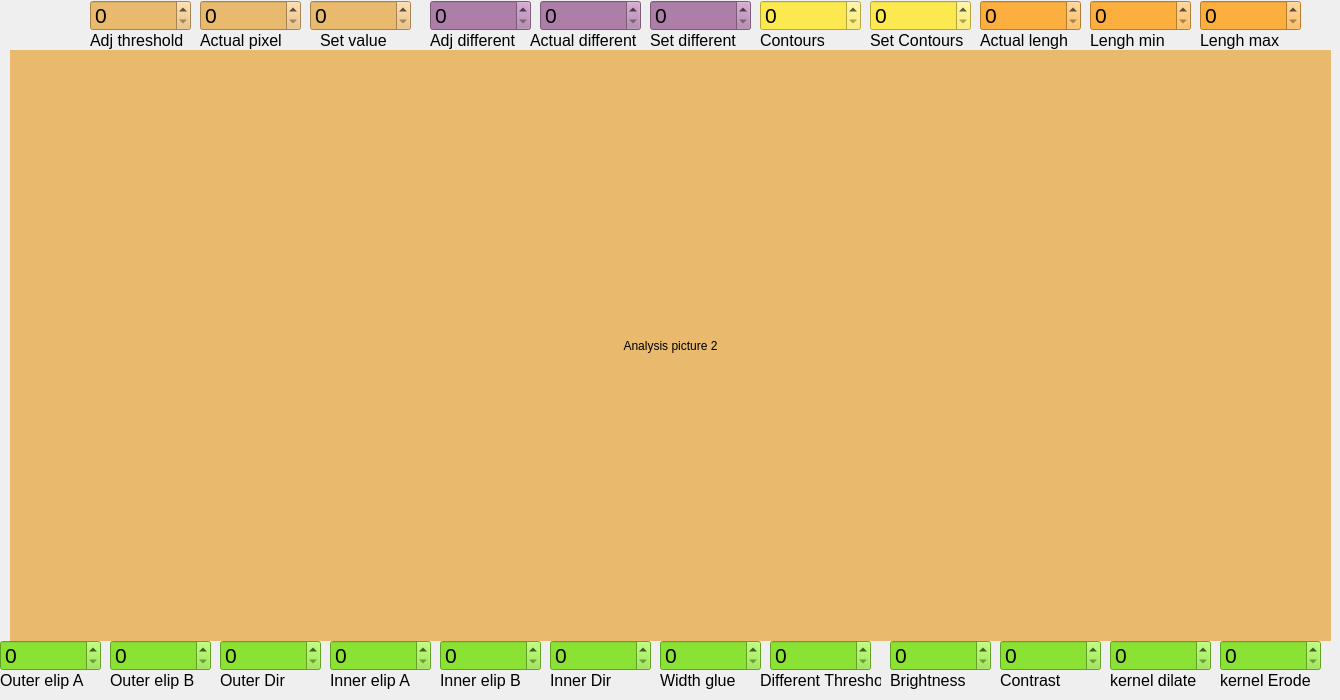
     <widget class="QWidget" name="page_3">
      <widget class="QSpinBox" name="actualpixel2box">
       <property name="geometry">
        <rect>
         <x>200</x>
         <y>0</y>
         <width>101</width>
         <height>31</height>
        </rect>
       </property>
       <property name="font">
        <font>
         <pointsize>16</pointsize>
        </font>
       </property>
       <property name="styleSheet">
        <string notr="true">background-color: rgb(233, 185, 110);</string>
       </property>
       <property name="maximum">
        <number>999999</number>
       </property>
      </widget>
      <widget class="QLabel" name="thresh_ok_2">
       <property name="geometry">
        <rect>
         <x>320</x>
         <y>20</y>
         <width>101</width>
         <height>41</height>
        </rect>
       </property>
       <property name="font">
        <font>
         <pointsize>12</pointsize>
        </font>
       </property>
       <property name="text">
        <string>&lt;html&gt;&lt;head/&gt;&lt;body&gt;&lt;p&gt;Set value&lt;/p&gt;&lt;/body&gt;&lt;/html&gt;</string>
       </property>
      </widget>
      <widget class="QSpinBox" name="outerelipb2box">
       <property name="geometry">
        <rect>
         <x>110</x>
         <y>640</y>
         <width>101</width>
         <height>31</height>
        </rect>
       </property>
       <property name="font">
        <font>
         <pointsize>16</pointsize>
        </font>
       </property>
       <property name="styleSheet">
        <string notr="true">background-color: rgb(138, 226, 52);</string>
       </property>
       <property name="maximum">
        <number>999999</number>
       </property>
      </widget>
      <widget class="QSpinBox" name="setvalue2box">
       <property name="geometry">
        <rect>
         <x>310</x>
         <y>0</y>
         <width>101</width>
         <height>31</height>
        </rect>
       </property>
       <property name="font">
        <font>
         <pointsize>16</pointsize>
        </font>
       </property>
       <property name="styleSheet">
        <string notr="true">
background-color: rgb(233, 185, 110);</string>
       </property>
       <property name="maximum">
        <number>999999</number>
       </property>
      </widget>
      <widget class="QLabel" name="numberconok_2">
       <property name="geometry">
        <rect>
         <x>430</x>
         <y>20</y>
         <width>111</width>
         <height>41</height>
        </rect>
       </property>
       <property name="font">
        <font>
         <pointsize>12</pointsize>
        </font>
       </property>
       <property name="text">
        <string>&lt;html&gt;&lt;head/&gt;&lt;body&gt;&lt;p&gt;Adj different&lt;/p&gt;&lt;/body&gt;&lt;/html&gt;</string>
       </property>
      </widget>
      <widget class="QLabel" name="AreaOK_2">
       <property name="geometry">
        <rect>
         <x>650</x>
         <y>30</y>
         <width>101</width>
         <height>21</height>
        </rect>
       </property>
       <property name="font">
        <font>
         <pointsize>12</pointsize>
        </font>
       </property>
       <property name="text">
        <string>&lt;html&gt;&lt;head/&gt;&lt;body&gt;&lt;p&gt;Set different&lt;/p&gt;&lt;/body&gt;&lt;/html&gt;</string>
       </property>
      </widget>
      <widget class="QLabel" name="Sat_max_2">
       <property name="geometry">
        <rect>
         <x>440</x>
         <y>670</y>
         <width>101</width>
         <height>21</height>
        </rect>
       </property>
       <property name="font">
        <font>
         <pointsize>12</pointsize>
        </font>
       </property>
       <property name="text">
        <string>&lt;html&gt;&lt;head/&gt;&lt;body&gt;&lt;p&gt;Inner elip B&lt;/p&gt;&lt;/body&gt;&lt;/html&gt;</string>
       </property>
      </widget>
      <widget class="QLabel" name="Hue_min_2">
       <property name="geometry">
        <rect>
         <x>0</x>
         <y>670</y>
         <width>101</width>
         <height>21</height>
        </rect>
       </property>
       <property name="font">
        <font>
         <pointsize>12</pointsize>
        </font>
       </property>
       <property name="text">
        <string>&lt;html&gt;&lt;head/&gt;&lt;body&gt;&lt;p&gt;Outer elip A&lt;/p&gt;&lt;/body&gt;&lt;/html&gt;</string>
       </property>
      </widget>
      <widget class="QSpinBox" name="innerelipa2box">
       <property name="geometry">
        <rect>
         <x>330</x>
         <y>640</y>
         <width>101</width>
         <height>31</height>
        </rect>
       </property>
       <property name="font">
        <font>
         <pointsize>16</pointsize>
        </font>
       </property>
       <property name="styleSheet">
        <string notr="true">background-color: rgb(138, 226, 52);</string>
       </property>
       <property name="maximum">
        <number>999999</number>
       </property>
      </widget>
      <widget class="QSpinBox" name="setdifferent2box">
       <property name="geometry">
        <rect>
         <x>650</x>
         <y>0</y>
         <width>101</width>
         <height>31</height>
        </rect>
       </property>
       <property name="font">
        <font>
         <pointsize>16</pointsize>
        </font>
       </property>
       <property name="styleSheet">
        <string notr="true">background-color: rgb(173, 127, 168);</string>
       </property>
       <property name="maximum">
        <number>999999</number>
       </property>
      </widget>
      <widget class="QSpinBox" name="adjustthreshold2box">
       <property name="geometry">
        <rect>
         <x>90</x>
         <y>0</y>
         <width>101</width>
         <height>31</height>
        </rect>
       </property>
       <property name="font">
        <font>
         <pointsize>16</pointsize>
        </font>
       </property>
       <property name="styleSheet">
        <string notr="true">
background-color: rgb(233, 185, 110);</string>
       </property>
       <property name="maximum">
        <number>999999</number>
       </property>
      </widget>
      <widget class="QSpinBox" name="outerdir2box">
       <property name="geometry">
        <rect>
         <x>220</x>
         <y>640</y>
         <width>101</width>
         <height>31</height>
        </rect>
       </property>
       <property name="font">
        <font>
         <pointsize>16</pointsize>
        </font>
       </property>
       <property name="styleSheet">
        <string notr="true">background-color: rgb(138, 226, 52);</string>
       </property>
       <property name="maximum">
        <number>999999</number>
       </property>
      </widget>
      <widget class="QSpinBox" name="innerelipb2box">
       <property name="geometry">
        <rect>
         <x>440</x>
         <y>640</y>
         <width>101</width>
         <height>31</height>
        </rect>
       </property>
       <property name="font">
        <font>
         <pointsize>16</pointsize>
        </font>
       </property>
       <property name="styleSheet">
        <string notr="true">background-color: rgb(138, 226, 52);</string>
       </property>
       <property name="maximum">
        <number>999999</number>
       </property>
      </widget>
      <widget class="QLabel" name="Val_min_2">
       <property name="geometry">
        <rect>
         <x>220</x>
         <y>670</y>
         <width>101</width>
         <height>21</height>
        </rect>
       </property>
       <property name="font">
        <font>
         <pointsize>12</pointsize>
        </font>
       </property>
       <property name="text">
        <string>&lt;html&gt;&lt;head/&gt;&lt;body&gt;&lt;p&gt;Outer Dir&lt;/p&gt;&lt;/body&gt;&lt;/html&gt;</string>
       </property>
      </widget>
      <widget class="QLabel" name="Val_max_2">
       <property name="geometry">
        <rect>
         <x>550</x>
         <y>670</y>
         <width>101</width>
         <height>21</height>
        </rect>
       </property>
       <property name="font">
        <font>
         <pointsize>12</pointsize>
        </font>
       </property>
       <property name="text">
        <string>&lt;html&gt;&lt;head/&gt;&lt;body&gt;&lt;p&gt;Inner Dir&lt;/p&gt;&lt;/body&gt;&lt;/html&gt;</string>
       </property>
      </widget>
      <widget class="QLabel" name="Hue_max_2">
       <property name="geometry">
        <rect>
         <x>110</x>
         <y>670</y>
         <width>101</width>
         <height>21</height>
        </rect>
       </property>
       <property name="font">
        <font>
         <pointsize>12</pointsize>
        </font>
       </property>
       <property name="text">
        <string>&lt;html&gt;&lt;head/&gt;&lt;body&gt;&lt;p&gt;Outer elip B&lt;/p&gt;&lt;/body&gt;&lt;/html&gt;</string>
       </property>
      </widget>
      <widget class="QLabel" name="contour_area_2">
       <property name="geometry">
        <rect>
         <x>530</x>
         <y>30</y>
         <width>121</width>
         <height>21</height>
        </rect>
       </property>
       <property name="font">
        <font>
         <pointsize>12</pointsize>
        </font>
       </property>
       <property name="text">
        <string>&lt;html&gt;&lt;head/&gt;&lt;body&gt;&lt;p&gt;Actual different&lt;/p&gt;&lt;/body&gt;&lt;/html&gt;</string>
       </property>
      </widget>
      <widget class="QLabel" name="anacam2frame">
       <property name="geometry">
        <rect>
         <x>10</x>
         <y>50</y>
         <width>1321</width>
         <height>591</height>
        </rect>
       </property>
       <property name="styleSheet">
        <string notr="true">background-color: rgb(233, 185, 110);</string>
       </property>
       <property name="text">
        <string>Analysis picture 2</string>
       </property>
       <property name="alignment">
        <set>Qt::AlignCenter</set>
       </property>
      </widget>
      <widget class="QSpinBox" name="contour2box">
       <property name="geometry">
        <rect>
         <x>760</x>
         <y>0</y>
         <width>101</width>
         <height>31</height>
        </rect>
       </property>
       <property name="font">
        <font>
         <pointsize>16</pointsize>
        </font>
       </property>
       <property name="styleSheet">
        <string notr="true">background-color: rgb(252, 233, 79);</string>
       </property>
       <property name="maximum">
        <number>999999</number>
       </property>
      </widget>
      <widget class="QLabel" name="threshold_2">
       <property name="geometry">
        <rect>
         <x>200</x>
         <y>20</y>
         <width>91</width>
         <height>41</height>
        </rect>
       </property>
       <property name="font">
        <font>
         <pointsize>12</pointsize>
        </font>
       </property>
       <property name="text">
        <string>&lt;html&gt;&lt;head/&gt;&lt;body&gt;&lt;p&gt;Actual pixel&lt;/p&gt;&lt;/body&gt;&lt;/html&gt;</string>
       </property>
      </widget>
      <widget class="QLabel" name="contour_number_2">
       <property name="geometry">
        <rect>
         <x>760</x>
         <y>30</y>
         <width>101</width>
         <height>21</height>
        </rect>
       </property>
       <property name="font">
        <font>
         <pointsize>12</pointsize>
        </font>
       </property>
       <property name="text">
        <string>&lt;html&gt;&lt;head/&gt;&lt;body&gt;&lt;p&gt;Contours&lt;/p&gt;&lt;/body&gt;&lt;/html&gt;</string>
       </property>
      </widget>
      <widget class="QSpinBox" name="innerdir2box">
       <property name="geometry">
        <rect>
         <x>550</x>
         <y>640</y>
         <width>101</width>
         <height>31</height>
        </rect>
       </property>
       <property name="font">
        <font>
         <pointsize>16</pointsize>
        </font>
       </property>
       <property name="styleSheet">
        <string notr="true">background-color: rgb(138, 226, 52);</string>
       </property>
       <property name="maximum">
        <number>999999</number>
       </property>
      </widget>
      <widget class="QLabel" name="thresh_adj_2">
       <property name="geometry">
        <rect>
         <x>90</x>
         <y>20</y>
         <width>101</width>
         <height>41</height>
        </rect>
       </property>
       <property name="font">
        <font>
         <pointsize>12</pointsize>
        </font>
       </property>
       <property name="text">
        <string>&lt;html&gt;&lt;head/&gt;&lt;body&gt;&lt;p&gt;Adj threshold&lt;/p&gt;&lt;/body&gt;&lt;/html&gt;</string>
       </property>
      </widget>
      <widget class="QSpinBox" name="adjustdifferent2box">
       <property name="geometry">
        <rect>
         <x>430</x>
         <y>0</y>
         <width>101</width>
         <height>31</height>
        </rect>
       </property>
       <property name="font">
        <font>
         <pointsize>16</pointsize>
        </font>
       </property>
       <property name="styleSheet">
        <string notr="true">background-color: rgb(173, 127, 168);</string>
       </property>
       <property name="maximum">
        <number>999999</number>
       </property>
      </widget>
      <widget class="QSpinBox" name="actualdifferent2box">
       <property name="geometry">
        <rect>
         <x>540</x>
         <y>0</y>
         <width>101</width>
         <height>31</height>
        </rect>
       </property>
       <property name="font">
        <font>
         <pointsize>16</pointsize>
        </font>
       </property>
       <property name="styleSheet">
        <string notr="true">background-color: rgb(173, 127, 168);</string>
       </property>
       <property name="maximum">
        <number>999999</number>
       </property>
      </widget>
      <widget class="QSpinBox" name="outerelipa2box">
       <property name="geometry">
        <rect>
         <x>0</x>
         <y>640</y>
         <width>101</width>
         <height>31</height>
        </rect>
       </property>
       <property name="font">
        <font>
         <pointsize>16</pointsize>
        </font>
       </property>
       <property name="styleSheet">
        <string notr="true">background-color: rgb(138, 226, 52);</string>
       </property>
       <property name="maximum">
        <number>999999</number>
       </property>
      </widget>
      <widget class="QLabel" name="Sat_min_2">
       <property name="geometry">
        <rect>
         <x>330</x>
         <y>670</y>
         <width>101</width>
         <height>21</height>
        </rect>
       </property>
       <property name="font">
        <font>
         <pointsize>12</pointsize>
        </font>
       </property>
       <property name="text">
        <string>&lt;html&gt;&lt;head/&gt;&lt;body&gt;&lt;p&gt;Inner elip A&lt;/p&gt;&lt;/body&gt;&lt;/html&gt;</string>
       </property>
      </widget>
      <widget class="QSpinBox" name="setcontour2box">
       <property name="geometry">
        <rect>
         <x>870</x>
         <y>0</y>
         <width>101</width>
         <height>31</height>
        </rect>
       </property>
       <property name="font">
        <font>
         <pointsize>16</pointsize>
        </font>
       </property>
       <property name="styleSheet">
        <string notr="true">background-color: rgb(252, 233, 79);</string>
       </property>
       <property name="maximum">
        <number>999999</number>
       </property>
      </widget>
      <widget class="QLabel" name="contour_number_3">
       <property name="geometry">
        <rect>
         <x>870</x>
         <y>30</y>
         <width>101</width>
         <height>21</height>
        </rect>
       </property>
       <property name="font">
        <font>
         <pointsize>12</pointsize>
        </font>
       </property>
       <property name="text">
        <string>&lt;html&gt;&lt;head/&gt;&lt;body&gt;&lt;p&gt;Set Contours&lt;/p&gt;&lt;/body&gt;&lt;/html&gt;</string>
       </property>
      </widget>
      <widget class="QSpinBox" name="actuallengh2box">
       <property name="geometry">
        <rect>
         <x>980</x>
         <y>0</y>
         <width>101</width>
         <height>31</height>
        </rect>
       </property>
       <property name="font">
        <font>
         <pointsize>16</pointsize>
        </font>
       </property>
       <property name="styleSheet">
        <string notr="true">background-color: rgb(252, 175, 62);</string>
       </property>
       <property name="maximum">
        <number>999999</number>
       </property>
      </widget>
      <widget class="QLabel" name="contour_number_4">
       <property name="geometry">
        <rect>
         <x>980</x>
         <y>30</y>
         <width>101</width>
         <height>21</height>
        </rect>
       </property>
       <property name="font">
        <font>
         <pointsize>12</pointsize>
        </font>
       </property>
       <property name="text">
        <string>&lt;html&gt;&lt;head/&gt;&lt;body&gt;&lt;p&gt;Actual lengh&lt;/p&gt;&lt;/body&gt;&lt;/html&gt;</string>
       </property>
      </widget>
      <widget class="QSpinBox" name="lenghmin2box">
       <property name="geometry">
        <rect>
         <x>1090</x>
         <y>0</y>
         <width>101</width>
         <height>31</height>
        </rect>
       </property>
       <property name="font">
        <font>
         <pointsize>16</pointsize>
        </font>
       </property>
       <property name="styleSheet">
        <string notr="true">background-color: rgb(252, 175, 62);</string>
       </property>
       <property name="maximum">
        <number>999999</number>
       </property>
      </widget>
      <widget class="QLabel" name="contour_number_5">
       <property name="geometry">
        <rect>
         <x>1090</x>
         <y>30</y>
         <width>101</width>
         <height>21</height>
        </rect>
       </property>
       <property name="font">
        <font>
         <pointsize>12</pointsize>
        </font>
       </property>
       <property name="text">
        <string>&lt;html&gt;&lt;head/&gt;&lt;body&gt;&lt;p&gt;Lengh min&lt;/p&gt;&lt;/body&gt;&lt;/html&gt;</string>
       </property>
      </widget>
      <widget class="QSpinBox" name="lenghmax2box">
       <property name="geometry">
        <rect>
         <x>1200</x>
         <y>0</y>
         <width>101</width>
         <height>31</height>
        </rect>
       </property>
       <property name="font">
        <font>
         <pointsize>16</pointsize>
        </font>
       </property>
       <property name="styleSheet">
        <string notr="true">background-color: rgb(252, 175, 62);</string>
       </property>
       <property name="maximum">
        <number>999999</number>
       </property>
      </widget>
      <widget class="QLabel" name="contour_number_6">
       <property name="geometry">
        <rect>
         <x>1200</x>
         <y>30</y>
         <width>101</width>
         <height>21</height>
        </rect>
       </property>
       <property name="font">
        <font>
         <pointsize>12</pointsize>
        </font>
       </property>
       <property name="text">
        <string>&lt;html&gt;&lt;head/&gt;&lt;body&gt;&lt;p&gt;Lengh max&lt;/p&gt;&lt;/body&gt;&lt;/html&gt;</string>
       </property>
      </widget>
      <widget class="QLabel" name="Val_max_3">
       <property name="geometry">
        <rect>
         <x>890</x>
         <y>670</y>
         <width>101</width>
         <height>21</height>
        </rect>
       </property>
       <property name="font">
        <font>
         <pointsize>12</pointsize>
        </font>
       </property>
       <property name="text">
        <string>&lt;html&gt;&lt;head/&gt;&lt;body&gt;&lt;p&gt;Brightness&lt;/p&gt;&lt;/body&gt;&lt;/html&gt;</string>
       </property>
      </widget>
      <widget class="QSpinBox" name="anabrightness2box">
       <property name="geometry">
        <rect>
         <x>890</x>
         <y>640</y>
         <width>101</width>
         <height>31</height>
        </rect>
       </property>
       <property name="font">
        <font>
         <pointsize>16</pointsize>
        </font>
       </property>
       <property name="styleSheet">
        <string notr="true">background-color: rgb(138, 226, 52);</string>
       </property>
       <property name="maximum">
        <number>999999</number>
       </property>
      </widget>
      <widget class="QLabel" name="Val_max_4">
       <property name="geometry">
        <rect>
         <x>1000</x>
         <y>670</y>
         <width>101</width>
         <height>21</height>
        </rect>
       </property>
       <property name="font">
        <font>
         <pointsize>12</pointsize>
        </font>
       </property>
       <property name="text">
        <string>&lt;html&gt;&lt;head/&gt;&lt;body&gt;&lt;p&gt;Contrast&lt;/p&gt;&lt;/body&gt;&lt;/html&gt;</string>
       </property>
      </widget>
      <widget class="QSpinBox" name="anacontrast2box">
       <property name="geometry">
        <rect>
         <x>1000</x>
         <y>640</y>
         <width>101</width>
         <height>31</height>
        </rect>
       </property>
       <property name="font">
        <font>
         <pointsize>16</pointsize>
        </font>
       </property>
       <property name="styleSheet">
        <string notr="true">background-color: rgb(138, 226, 52);</string>
       </property>
       <property name="maximum">
        <number>999999</number>
       </property>
      </widget>
      <widget class="QSpinBox" name="kerneldilate2box">
       <property name="geometry">
        <rect>
         <x>1110</x>
         <y>640</y>
         <width>101</width>
         <height>31</height>
        </rect>
       </property>
       <property name="font">
        <font>
         <pointsize>16</pointsize>
        </font>
       </property>
       <property name="styleSheet">
        <string notr="true">background-color: rgb(138, 226, 52);</string>
       </property>
       <property name="maximum">
        <number>999999</number>
       </property>
      </widget>
      <widget class="QLabel" name="Val_max_5">
       <property name="geometry">
        <rect>
         <x>1110</x>
         <y>670</y>
         <width>101</width>
         <height>21</height>
        </rect>
       </property>
       <property name="font">
        <font>
         <pointsize>12</pointsize>
        </font>
       </property>
       <property name="text">
        <string>&lt;html&gt;&lt;head/&gt;&lt;body&gt;&lt;p&gt;kernel dilate&lt;/p&gt;&lt;/body&gt;&lt;/html&gt;</string>
       </property>
      </widget>
      <widget class="QLabel" name="Val_max_6">
       <property name="geometry">
        <rect>
         <x>660</x>
         <y>670</y>
         <width>101</width>
         <height>21</height>
        </rect>
       </property>
       <property name="font">
        <font>
         <pointsize>12</pointsize>
        </font>
       </property>
       <property name="text">
        <string>&lt;html&gt;&lt;head/&gt;&lt;body&gt;&lt;p&gt;Width glue&lt;/p&gt;&lt;/body&gt;&lt;/html&gt;</string>
       </property>
      </widget>
      <widget class="QSpinBox" name="widthglue2box">
       <property name="geometry">
        <rect>
         <x>660</x>
         <y>640</y>
         <width>101</width>
         <height>31</height>
        </rect>
       </property>
       <property name="font">
        <font>
         <pointsize>16</pointsize>
        </font>
       </property>
       <property name="styleSheet">
        <string notr="true">background-color: rgb(138, 226, 52);</string>
       </property>
       <property name="maximum">
        <number>999999</number>
       </property>
      </widget>
      <widget class="QLabel" name="Val_max_7">
       <property name="geometry">
        <rect>
         <x>760</x>
         <y>670</y>
         <width>121</width>
         <height>21</height>
        </rect>
       </property>
       <property name="font">
        <font>
         <pointsize>12</pointsize>
        </font>
       </property>
       <property name="text">
        <string>&lt;html&gt;&lt;head/&gt;&lt;body&gt;&lt;p&gt;Different Threshold&lt;/p&gt;&lt;/body&gt;&lt;/html&gt;</string>
       </property>
      </widget>
      <widget class="QSpinBox" name="differentthreshold2box">
       <property name="geometry">
        <rect>
         <x>770</x>
         <y>640</y>
         <width>101</width>
         <height>31</height>
        </rect>
       </property>
       <property name="font">
        <font>
         <pointsize>16</pointsize>
        </font>
       </property>
       <property name="styleSheet">
        <string notr="true">background-color: rgb(138, 226, 52);</string>
       </property>
       <property name="maximum">
        <number>999999</number>
       </property>
      </widget>
      <widget class="QSpinBox" name="kernelerode2box">
       <property name="geometry">
        <rect>
         <x>1220</x>
         <y>640</y>
         <width>101</width>
         <height>31</height>
        </rect>
       </property>
       <property name="font">
        <font>
         <pointsize>16</pointsize>
        </font>
       </property>
       <property name="styleSheet">
        <string notr="true">background-color: rgb(138, 226, 52);</string>
       </property>
       <property name="maximum">
        <number>999999</number>
       </property>
      </widget>
      <widget class="QLabel" name="Val_max_8">
       <property name="geometry">
        <rect>
         <x>1220</x>
         <y>670</y>
         <width>101</width>
         <height>21</height>
        </rect>
       </property>
       <property name="font">
        <font>
         <pointsize>12</pointsize>
        </font>
       </property>
       <property name="text">
        <string>&lt;html&gt;&lt;head/&gt;&lt;body&gt;&lt;p&gt;kernel Erode&lt;/p&gt;&lt;/body&gt;&lt;/html&gt;</string>
       </property>
      </widget>
     </widget>
